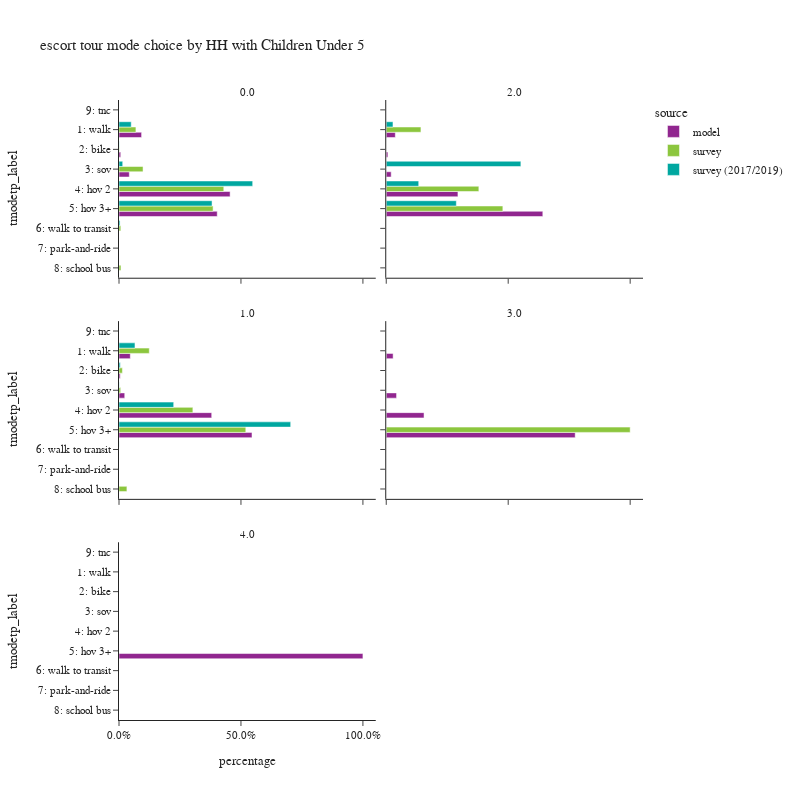

Source (notebook cell):
### Code cell
plot_mode_choice(es_tour,
                 "hhcu5",
                 {
                  "tmodetp_label":["1: walk","2: bike","3: sov","4: hov 2","5: hov 3+","6: walk to transit",
                                   "7: park-and-ride","8: school bus","9: other–survey only"]},
                 "HH with Children Under 5",2,800)

### Figure 1 — Plotly figure (JSON) as saved in the notebook; plotly's stock layout.template omitted (floating-point values rounded to 4 significant figures)
{"data": [{"alignmentgroup": "True", "customdata": [[472], [36], [215], [2321], [2052]], "hovertemplate": "source=model<br>hhcu5=0.0<br>percentage=%{x}<br>tmodetp_label=%{y}<br>sample count=%{customdata[0]}<extra></extra>", "legendgroup": "model", "marker": {"color": "#91268F", "pattern": {"shape": ""}}, "name": "model", "offsetgroup": "model", "orientation": "h", "showlegend": true, "textposition": "auto", "type": "bar", "x": [0.09262, 0.007064, 0.04219, 0.4555, 0.4027], "xaxis": "x5", "y": ["1: walk", "2: bike", "3: sov", "4: hov 2", "5: hov 3+"], "yaxis": "y5"}, {"alignmentgroup": "True", "customdata": [[22], [4], [12], [174], [380]], "hovertemplate": "source=model<br>hhcu5=2.0<br>percentage=%{x}<br>tmodetp_label=%{y}<br>sample count=%{customdata[0]}<extra></extra>", "legendgroup": "model", "marker": {"color": "#91268F", "pattern": {"shape": ""}}, "name": "model", "offsetgroup": "model", "orientation": "h", "showlegend": false, "textposition": "auto", "type": "bar", "x": [0.03716, 0.006757, 0.02027, 0.2939, 0.6419], "xaxis": "x6", "y": ["1: walk", "2: bike", "3: sov", "4: hov 2", "5: hov 3+"], "yaxis": "y6"}, {"alignmentgroup": "True", "customdata": [[83], [9], [42], [681], [977]], "hovertemplate": "source=model<br>hhcu5=1.0<br>percentage=%{x}<br>tmodetp_label=%{y}<br>sample count=%{customdata[0]}<extra></extra>", "legendgroup": "model", "marker": {"color": "#91268F", "pattern": {"shape": ""}}, "name": "model", "offsetgroup": "model", "orientation": "h", "showlegend": false, "textposition": "auto", "type": "bar", "x": [0.04632, 0.005022, 0.02344, 0.38, 0.5452], "xaxis": "x3", "y": ["1: walk", "2: bike", "3: sov", "4: hov 2", "5: hov 3+"], "yaxis": "y3"}, {"alignmentgroup": "True", "customdata": [[2], [3], [11], [55]], "hovertemplate": "source=model<br>hhcu5=3.0<br>percentage=%{x}<br>tmodetp_label=%{y}<br>sample count=%{customdata[0]}<extra></extra>", "legendgroup": "model", "marker": {"color": "#91268F", "pattern": {"shape": ""}}, "name": "model", "offsetgroup": "model", "orientation": "h", "showlegend": false, "textposition": "auto", "type": "bar", "x": [0.02817, 0.04225, 0.1549, 0.7746], "xaxis": "x4", "y": ["1: walk", "3: sov", "4: hov 2", "5: hov 3+"], "yaxis": "y4"}, {"alignmentgroup": "True", "customdata": [[1]], "hovertemplate": "source=model<br>hhcu5=4.0<br>percentage=%{x}<br>tmodetp_label=%{y}<br>sample count=%{customdata[0]}<extra></extra>", "legendgroup": "model", "marker": {"color": "#91268F", "pattern": {"shape": ""}}, "name": "model", "offsetgroup": "model", "orientation": "h", "showlegend": false, "textposition": "auto", "type": "bar", "x": [1.0], "xaxis": "x", "y": ["5: hov 3+"], "yaxis": "y"}, {"alignmentgroup": "True", "customdata": [[56], [5], [46], [230], [155], [13], [5]], "hovertemplate": "source=survey<br>hhcu5=0.0<br>percentage=%{x}<br>tmodetp_label=%{y}<br>sample count=%{customdata[0]}<extra></extra>", "legendgroup": "survey", "marker": {"color": "#8CC63E", "pattern": {"shape": ""}}, "name": "survey", "offsetgroup": "survey", "orientation": "h", "showlegend": true, "textposition": "auto", "type": "bar", "x": [0.06933, 0.001365, 0.09856, 0.4296, 0.3857, 0.007431, 0.008031], "xaxis": "x5", "y": ["1: walk", "2: bike", "3: sov", "4: hov 2", "5: hov 3+", "6: walk to transit", "8: school bus"], "yaxis": "y5"}, {"alignmentgroup": "True", "customdata": [[9], [20], [22]], "hovertemplate": "source=survey<br>hhcu5=2.0<br>percentage=%{x}<br>tmodetp_label=%{y}<br>sample count=%{customdata[0]}<extra></extra>", "legendgroup": "survey", "marker": {"color": "#8CC63E", "pattern": {"shape": ""}}, "name": "survey", "offsetgroup": "survey", "orientation": "h", "showlegend": false, "textposition": "auto", "type": "bar", "x": [0.1422, 0.3797, 0.4781], "xaxis": "x6", "y": ["1: walk", "4: hov 2", "5: hov 3+"], "yaxis": "y6"}, {"alignmentgroup": "True", "customdata": [[22], [9], [4], [60], [87], [1]], "hovertemplate": "source=survey<br>hhcu5=1.0<br>percentage=%{x}<br>tmodetp_label=%{y}<br>sample count=%{customdata[0]}<extra></extra>", "legendgroup": "survey", "marker": {"color": "#8CC63E", "pattern": {"shape": ""}}, "name": "survey", "offsetgroup": "survey", "orientation": "h", "showlegend": false, "textposition": "auto", "type": "bar", "x": [0.1241, 0.014, 0.006905, 0.3028, 0.5198, 0.0324], "xaxis": "x3", "y": ["1: walk", "2: bike", "3: sov", "4: hov 2", "5: hov 3+", "8: school bus"], "yaxis": "y3"}, {"alignmentgroup": "True", "customdata": [[2]], "hovertemplate": "source=survey<br>hhcu5=3.0<br>percentage=%{x}<br>tmodetp_label=%{y}<br>sample count=%{customdata[0]}<extra></extra>", "legendgroup": "survey", "marker": {"color": "#8CC63E", "pattern": {"shape": ""}}, "name": "survey", "offsetgroup": "survey", "orientation": "h", "showlegend": false, "textposition": "auto", "type": "bar", "x": [1.0], "xaxis": "x4", "y": ["5: hov 3+"], "yaxis": "y4"}, {"alignmentgroup": "True", "customdata": [[60], [6], [24], [281], [133], [11], [1]], "hovertemplate": "source=survey (2017/2019)<br>hhcu5=0.0<br>percentage=%{x}<br>tmodetp_label=%{y}<br>sample count=%{customdata[0]}<extra></extra>", "legendgroup": "survey (2017/2019)", "marker": {"color": "#00A7A0", "pattern": {"shape": ""}}, "name": "survey (2017/2019)", "offsetgroup": "survey (2017/2019)", "orientation": "h", "showlegend": true, "textposition": "auto", "type": "bar", "x": [0.05009, 0.0008549, 0.01515, 0.5481, 0.3815, 0.004322, 4.69e-05], "xaxis": "x5", "y": ["1: walk", "2: bike", "3: sov", "4: hov 2", "5: hov 3+", "6: walk to transit", "9: tnc"], "yaxis": "y5"}, {"alignmentgroup": "True", "customdata": [[10], [4], [8], [51]], "hovertemplate": "source=survey (2017/2019)<br>hhcu5=2.0<br>percentage=%{x}<br>tmodetp_label=%{y}<br>sample count=%{customdata[0]}<extra></extra>", "legendgroup": "survey (2017/2019)", "marker": {"color": "#00A7A0", "pattern": {"shape": ""}}, "name": "survey (2017/2019)", "offsetgroup": "survey (2017/2019)", "orientation": "h", "showlegend": false, "textposition": "auto", "type": "bar", "x": [0.02765, 0.5519, 0.1331, 0.2874], "xaxis": "x6", "y": ["1: walk", "3: sov", "4: hov 2", "5: hov 3+"], "yaxis": "y6"}, {"alignmentgroup": "True", "customdata": [[29], [2], [1], [66], [108], [2]], "hovertemplate": "source=survey (2017/2019)<br>hhcu5=1.0<br>percentage=%{x}<br>tmodetp_label=%{y}<br>sample count=%{customdata[0]}<extra></extra>", "legendgroup": "survey (2017/2019)", "marker": {"color": "#00A7A0", "pattern": {"shape": ""}}, "name": "survey (2017/2019)", "offsetgroup": "survey (2017/2019)", "orientation": "h", "showlegend": false, "textposition": "auto", "type": "bar", "x": [0.06545, 0.005227, 0.0008296, 0.2242, 0.7038, 0.0004287], "xaxis": "x3", "y": ["1: walk", "2: bike", "3: sov", "4: hov 2", "5: hov 3+", "6: walk to transit"], "yaxis": "y3"}], "layout": {"annotations": [{"font": {}, "showarrow": false, "text": "4.0", "x": 0.245, "xanchor": "center", "xref": "paper", "y": 0.2867, "yanchor": "bottom", "yref": "paper"}, {"font": {}, "showarrow": false, "text": "1.0", "x": 0.245, "xanchor": "center", "xref": "paper", "y": 0.6433, "yanchor": "bottom", "yref": "paper"}, {"font": {}, "showarrow": false, "text": "3.0", "x": 0.755, "xanchor": "center", "xref": "paper", "y": 0.6433, "yanchor": "bottom", "yref": "paper"}, {"font": {}, "showarrow": false, "text": "0.0", "x": 0.245, "xanchor": "center", "xref": "paper", "y": 1.0, "yanchor": "bottom", "yref": "paper"}, {"font": {}, "showarrow": false, "text": "2.0", "x": 0.755, "xanchor": "center", "xref": "paper", "y": 1.0, "yanchor": "bottom", "yref": "paper"}], "barmode": "group", "height": 800, "legend": {"title": {"text": "source"}, "tracegroupgap": 0}, "title": {"text": "escort tour mode choice by HH with Children Under 5"}, "width": 800, "xaxis": {"anchor": "y", "domain": [0.0, 0.49], "tickformat": ".1%", "title": {"text": "percentage"}}, "xaxis2": {"anchor": "y2", "domain": [0.51, 1.0], "matches": "x", "tickformat": ".1%", "title": {"text": "percentage"}}, "xaxis3": {"anchor": "y3", "domain": [0.0, 0.49], "matches": "x", "showticklabels": false, "tickformat": ".1%"}, "xaxis4": {"anchor": "y4", "domain": [0.51, 1.0], "matches": "x", "showticklabels": false, "tickformat": ".1%"}, "xaxis5": {"anchor": "y5", "domain": [0.0, 0.49], "matches": "x", "showticklabels": false, "tickformat": ".1%"}, "xaxis6": {"anchor": "y6", "domain": [0.51, 1.0], "matches": "x", "showticklabels": false, "tickformat": ".1%"}, "yaxis": {"anchor": "x", "categoryarray": ["9: other–survey only", "8: school bus", "7: park-and-ride", "6: walk to transit", "5: hov 3+", "4: hov 2", "3: sov", "2: bike", "1: walk"], "categoryorder": "array", "domain": [0.0, 0.2867], "title": {"text": "tmodetp_label"}}, "yaxis2": {"anchor": "x2", "domain": [0.0, 0.2867], "matches": "y", "showticklabels": false}, "yaxis3": {"anchor": "x3", "categoryarray": ["9: other–survey only", "8: school bus", "7: park-and-ride", "6: walk to transit", "5: hov 3+", "4: hov 2", "3: sov", "2: bike", "1: walk"], "categoryorder": "array", "domain": [0.3567, 0.6433], "matches": "y", "title": {"text": "tmodetp_label"}}, "yaxis4": {"anchor": "x4", "domain": [0.3567, 0.6433], "matches": "y", "showticklabels": false}, "yaxis5": {"anchor": "x5", "categoryarray": ["9: other–survey only", "8: school bus", "7: park-and-ride", "6: walk to transit", "5: hov 3+", "4: hov 2", "3: sov", "2: bike", "1: walk"], "categoryorder": "array", "domain": [0.7133, 1.0], "matches": "y", "title": {"text": "tmodetp_label"}}, "yaxis6": {"anchor": "x6", "domain": [0.7133, 1.0], "matches": "y", "showticklabels": false}}}
